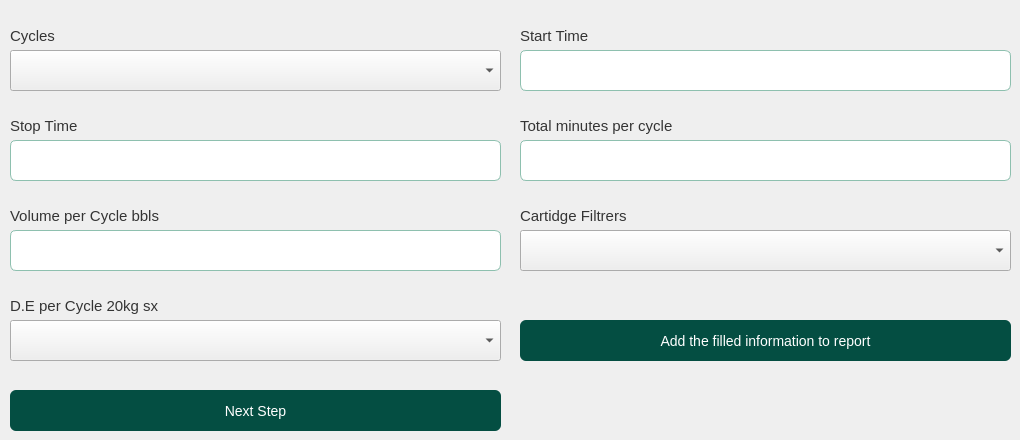
     <widget class="QWidget" name="tab_fluid_summary">
      <attribute name="title">
       <string>Fluid Summary</string>
      </attribute>
      <widget class="QPushButton" name="btn_next_step_fluid_summary">
       <property name="geometry">
        <rect>
         <x>10</x>
         <y>390</y>
         <width>491</width>
         <height>41</height>
        </rect>
       </property>
       <property name="styleSheet">
        <string notr="true">

QPushButton#btn_next_step_fluid_summary{

border:none;
background-color:#044e42;
color:white;
font-size:14px;
border-radius: 6px;
transition: background-color 0.5s ease;
padding:10px;
text-align:rigth;
}

QPushButton#btn_next_step_fluid_summary:hover{
 background-color: #044e42;
border-radius: 6px;
transition: background-color 0.5s ease;
padding:10px;
}

QPushButton#btn_next_step_fluid_summary:pressed {
 background-color: #044e42;
border-radius: 6px;
background-color: #033029;
padding:10px;
 }
</string>
       </property>
       <property name="text">
        <string>Next Step</string>
       </property>
       <property name="icon">
        <iconset>
         <normaloff>../../img/check-solid.svg</normaloff>../../img/check-solid.svg</iconset>
       </property>
      </widget>
      <widget class="QLabel" name="lbl_cycles">
       <property name="geometry">
        <rect>
         <x>10</x>
         <y>20</y>
         <width>51</width>
         <height>31</height>
        </rect>
       </property>
       <property name="font">
        <font>
         <pointsize>11</pointsize>
        </font>
       </property>
       <property name="styleSheet">
        <string notr="true">color: rgb(52, 52, 52);</string>
       </property>
       <property name="text">
        <string>Cycles</string>
       </property>
      </widget>
      <widget class="QComboBox" name="cbx_cycles">
       <property name="geometry">
        <rect>
         <x>10</x>
         <y>50</y>
         <width>491</width>
         <height>41</height>
        </rect>
       </property>
       <property name="styleSheet">
        <string notr="true"/>
       </property>
      </widget>
      <widget class="QLabel" name="lbl_start_time">
       <property name="geometry">
        <rect>
         <x>520</x>
         <y>20</y>
         <width>81</width>
         <height>31</height>
        </rect>
       </property>
       <property name="font">
        <font>
         <pointsize>11</pointsize>
        </font>
       </property>
       <property name="styleSheet">
        <string notr="true">color: rgb(52, 52, 52);</string>
       </property>
       <property name="text">
        <string>Start Time</string>
       </property>
      </widget>
      <widget class="QLineEdit" name="txt_start_time">
       <property name="geometry">
        <rect>
         <x>520</x>
         <y>50</y>
         <width>491</width>
         <height>41</height>
        </rect>
       </property>
       <property name="styleSheet">
        <string notr="true">QLineEdit{


background-color:#fff;
border: 1px solid #8ec0af;
border-radius: 6px
}</string>
       </property>
       <property name="placeholderText">
        <string/>
       </property>
      </widget>
      <widget class="QLabel" name="lbl_stop_time">
       <property name="geometry">
        <rect>
         <x>10</x>
         <y>110</y>
         <width>81</width>
         <height>31</height>
        </rect>
       </property>
       <property name="font">
        <font>
         <pointsize>11</pointsize>
        </font>
       </property>
       <property name="styleSheet">
        <string notr="true">color: rgb(52, 52, 52);</string>
       </property>
       <property name="text">
        <string>Stop Time</string>
       </property>
      </widget>
      <widget class="QLineEdit" name="txt_stop_time">
       <property name="geometry">
        <rect>
         <x>10</x>
         <y>140</y>
         <width>491</width>
         <height>41</height>
        </rect>
       </property>
       <property name="styleSheet">
        <string notr="true">QLineEdit{


background-color:#fff;
border: 1px solid #8ec0af;
border-radius: 6px
}</string>
       </property>
       <property name="placeholderText">
        <string/>
       </property>
      </widget>
      <widget class="QLabel" name="lbl_total_min_cycles">
       <property name="geometry">
        <rect>
         <x>520</x>
         <y>110</y>
         <width>161</width>
         <height>31</height>
        </rect>
       </property>
       <property name="font">
        <font>
         <pointsize>11</pointsize>
        </font>
       </property>
       <property name="styleSheet">
        <string notr="true">color: rgb(52, 52, 52);</string>
       </property>
       <property name="text">
        <string>Total minutes per cycle</string>
       </property>
      </widget>
      <widget class="QLineEdit" name="txt_total_min_cycles">
       <property name="geometry">
        <rect>
         <x>520</x>
         <y>140</y>
         <width>491</width>
         <height>41</height>
        </rect>
       </property>
       <property name="styleSheet">
        <string notr="true">QLineEdit{


background-color:#fff;
border: 1px solid #8ec0af;
border-radius: 6px
}</string>
       </property>
       <property name="placeholderText">
        <string/>
       </property>
      </widget>
      <widget class="QLabel" name="lbl_volume_per_cycle">
       <property name="geometry">
        <rect>
         <x>10</x>
         <y>200</y>
         <width>161</width>
         <height>31</height>
        </rect>
       </property>
       <property name="font">
        <font>
         <pointsize>11</pointsize>
        </font>
       </property>
       <property name="styleSheet">
        <string notr="true">color: rgb(52, 52, 52);</string>
       </property>
       <property name="text">
        <string>Volume per Cycle bbls</string>
       </property>
      </widget>
      <widget class="QLineEdit" name="txt_volume_per_cycle">
       <property name="geometry">
        <rect>
         <x>10</x>
         <y>230</y>
         <width>491</width>
         <height>41</height>
        </rect>
       </property>
       <property name="styleSheet">
        <string notr="true">QLineEdit{


background-color:#fff;
border: 1px solid #8ec0af;
border-radius: 6px
}</string>
       </property>
       <property name="placeholderText">
        <string/>
       </property>
      </widget>
      <widget class="QLabel" name="lbl_total_min_cycles_3">
       <property name="geometry">
        <rect>
         <x>520</x>
         <y>200</y>
         <width>161</width>
         <height>31</height>
        </rect>
       </property>
       <property name="font">
        <font>
         <pointsize>11</pointsize>
        </font>
       </property>
       <property name="styleSheet">
        <string notr="true">color: rgb(52, 52, 52);</string>
       </property>
       <property name="text">
        <string>Cartidge Filtrers</string>
       </property>
      </widget>
      <widget class="QLabel" name="lbl_de_per_cycle">
       <property name="geometry">
        <rect>
         <x>10</x>
         <y>290</y>
         <width>161</width>
         <height>31</height>
        </rect>
       </property>
       <property name="font">
        <font>
         <pointsize>11</pointsize>
        </font>
       </property>
       <property name="styleSheet">
        <string notr="true">color: rgb(52, 52, 52);</string>
       </property>
       <property name="text">
        <string>D.E per Cycle 20kg sx</string>
       </property>
      </widget>
      <widget class="QComboBox" name="cbx_de_per_cycle">
       <property name="geometry">
        <rect>
         <x>10</x>
         <y>320</y>
         <width>491</width>
         <height>41</height>
        </rect>
       </property>
       <property name="styleSheet">
        <string notr="true"/>
       </property>
      </widget>
      <widget class="QPushButton" name="btn_add_fluid_summary">
       <property name="geometry">
        <rect>
         <x>520</x>
         <y>320</y>
         <width>491</width>
         <height>41</height>
        </rect>
       </property>
       <property name="styleSheet">
        <string notr="true">

QPushButton#btn_add_fluid_summary{

border:none;
background-color:#044e42;
color:white;
font-size:14px;
border-radius: 6px;
transition: background-color 0.5s ease;
padding:10px;
text-align:rigth;
}

QPushButton#btn_add_fluid_summary:hover{
 background-color: #044e42;
border-radius: 6px;
transition: background-color 0.5s ease;
padding:10px;
}

QPushButton#btn_add_fluid_summary:pressed {
 background-color: #044e42;
border-radius: 6px;
background-color: #033029;
padding:10px;
 }
</string>
       </property>
       <property name="text">
        <string>Add the filled information to report</string>
       </property>
       <property name="icon">
        <iconset>
         <normaloff>../../img/check-solid.svg</normaloff>../../img/check-solid.svg</iconset>
       </property>
      </widget>
      <widget class="QComboBox" name="cbx_cartigde">
       <property name="geometry">
        <rect>
         <x>520</x>
         <y>230</y>
         <width>491</width>
         <height>41</height>
        </rect>
       </property>
       <property name="styleSheet">
        <string notr="true"/>
       </property>
      </widget>
      <zorder>lbl_start_time</zorder>
      <zorder>btn_next_step_fluid_summary</zorder>
      <zorder>lbl_cycles</zorder>
      <zorder>cbx_cycles</zorder>
      <zorder>txt_start_time</zorder>
      <zorder>lbl_stop_time</zorder>
      <zorder>txt_stop_time</zorder>
      <zorder>lbl_total_min_cycles</zorder>
      <zorder>txt_total_min_cycles</zorder>
      <zorder>lbl_volume_per_cycle</zorder>
      <zorder>txt_volume_per_cycle</zorder>
      <zorder>lbl_total_min_cycles_3</zorder>
      <zorder>lbl_de_per_cycle</zorder>
      <zorder>cbx_de_per_cycle</zorder>
      <zorder>btn_add_fluid_summary</zorder>
      <zorder>cbx_cartigde</zorder>
     </widget>
